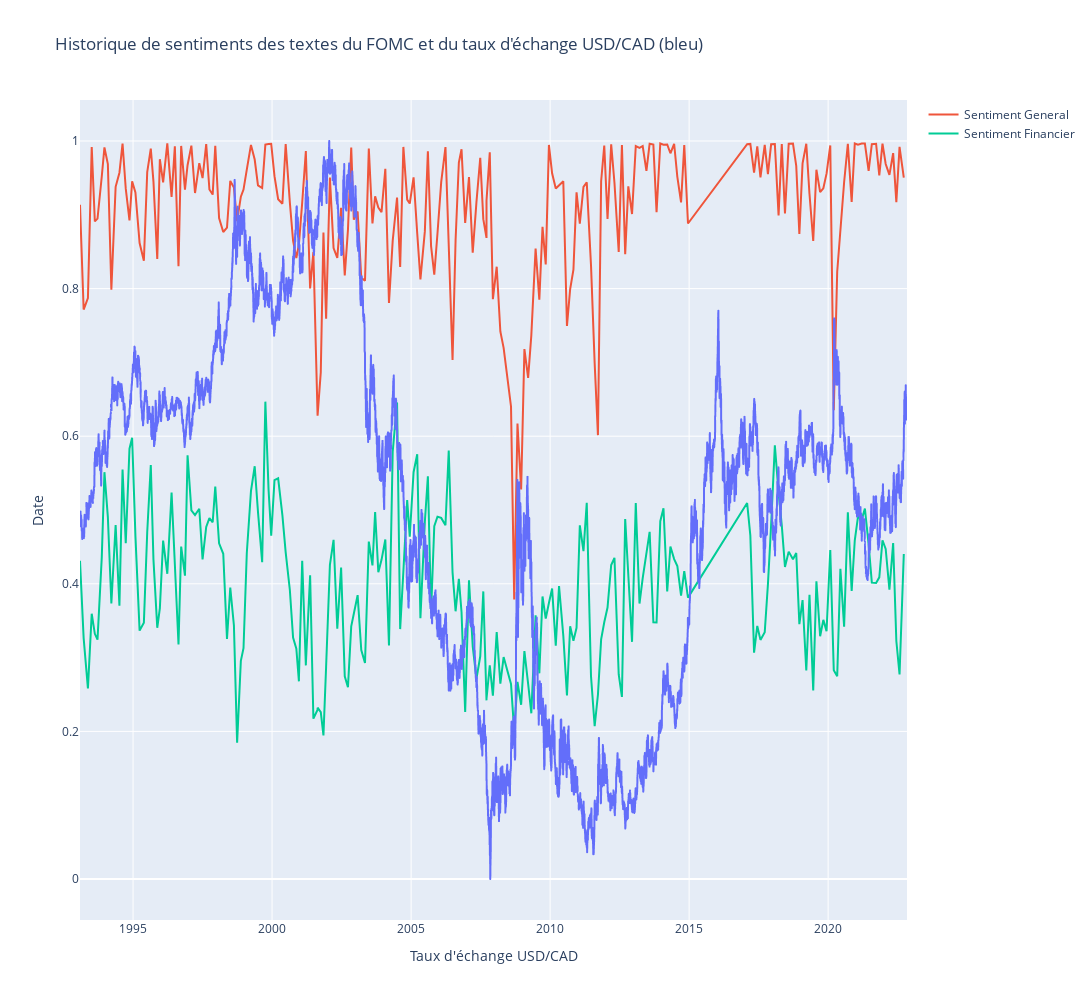

The notebook cell this image was saved under:
### Code cell
fig = px.line( x=df['date'], y=norm_df['rate'], title="Historique de sentiments des textes du FOMC et du taux d'échange USD/CAD (bleu)",  width=2000, height=1000,
labels={
                     "y": "Date",
                     "x": "Taux d'échange USD/CAD",
                 })

fig.add_scatter(x=df_minutes['date'], y=df_minutes['gen_sentiment'], mode='lines', name="Sentiment General")
fig.add_scatter(x=df_minutes['date'], y=df_minutes['fin_sentiment'], mode='lines', name="Sentiment Financier")
# fig.add_scatter(x=df['date'], y=norm_df['rate'], mode='lines', name="taux d'échange USD/CAD")


fig.show()

### Figure 1 — Plotly figure (JSON) as saved in the notebook; plotly's stock layout.template omitted (floating-point values rounded to 4 significant figures; data arrays with more than 128 entries replaced by an {"elided": "..."} marker saying what was removed)
{"data": [{"hovertemplate": "Taux d'échange USD/CAD=%{x}<br>Date=%{y}<extra></extra>", "legendgroup": "", "line": {"color": "#636efa", "dash": "solid"}, "marker": {"symbol": "circle"}, "mode": "lines", "name": "", "showlegend": false, "type": "scattergl", "x": {"elided": "7755 str values"}, "xaxis": "x", "y": {"elided": "7755 float values"}, "yaxis": "y"}, {"mode": "lines", "name": "Sentiment General", "type": "scatter", "x": {"elided": "229 str values"}, "y": {"elided": "229 float values"}}, {"mode": "lines", "name": "Sentiment Financier", "type": "scatter", "x": {"elided": "229 str values"}, "y": {"elided": "229 float values"}}], "layout": {"height": 1000, "legend": {"tracegroupgap": 0}, "title": {"text": "Historique de sentiments des textes du FOMC et du taux d'échange USD/CAD (bleu)"}, "width": 2000, "xaxis": {"anchor": "y", "domain": [0, 1], "title": {"text": "Taux d'échange USD/CAD"}}, "yaxis": {"anchor": "x", "domain": [0, 1], "title": {"text": "Date"}}}}
